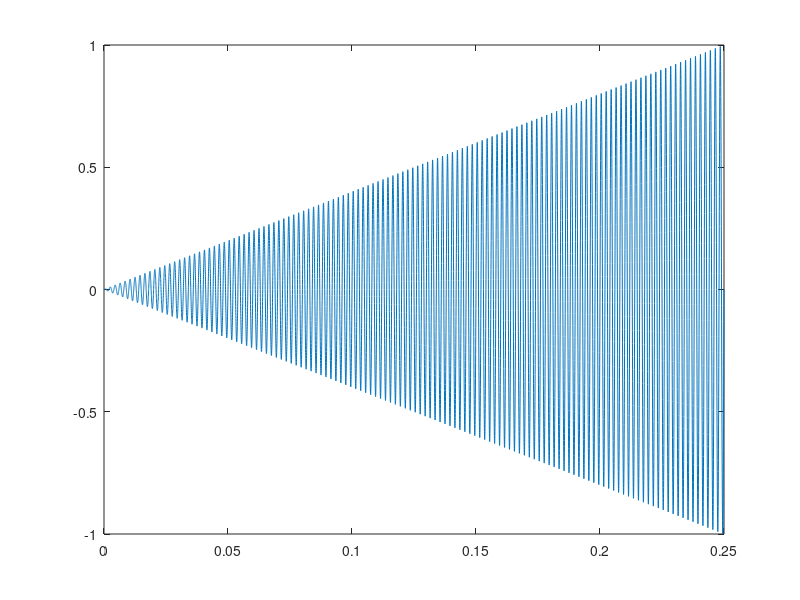

This chart was generated by the following MATLAB code: (Note: this script raises an error after producing the figure.)
Fs = 48000;
f = 500;
len = 12000/Fs;
t = 0:1/Fs:len;
t2 = len:-1/Fs:0;

sig = sin(2*pi*f*t).*t/len;

%sig = sin(2*pi*f*t);

sig2 = sin(2*pi*f*t2).*t2/len;

plot(t,sig)
    player = audioplayer(sig,Fs,16,6)
    player2 = audioplayer(sig2,Fs,16,6)
while i ~= 100;
 
 %pause(0.2);
 playblocking(player);
 pause(12500/Fs);
 %playblocking(player2);
 i = 0;
end